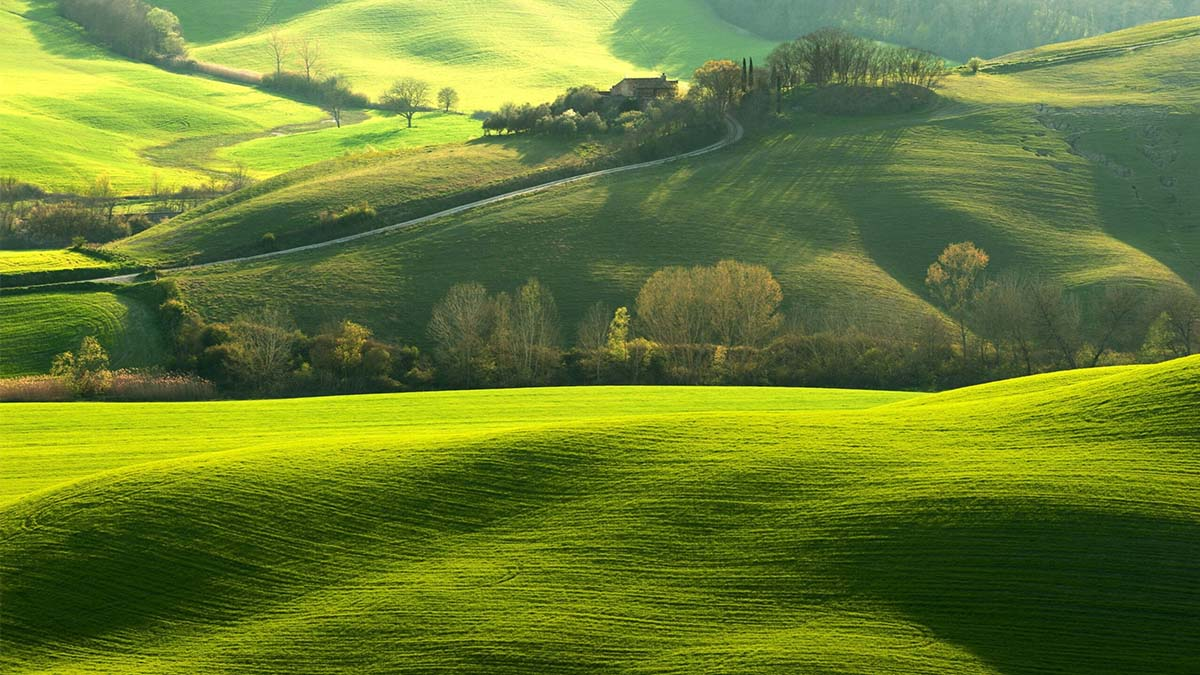
#> input picture src/input_images/bai3/input.jpg, 1200 x 675 px
$ jupyter execute resampling.ipynb   (shell and % lines are left out)
#> lines starting #> are read from the running program, lines starting #| are printed output that depends on the picture
[cell 1]
import cv2
import os
import matplotlib.pyplot as plt
import numpy as np

[cell 2]
img_path = 'input_images/bai3/input.jpg'
img = cv2.imread(img_path)
#> img is the input picture: shape (675, 1200, 3); mean B, G, R 49.8, 125, 105

if img is None:
    print(f"Lỗi: Không tìm thấy ảnh '{img_path}'. Hãy kiểm tra lại thư mục hiện tại.")
else:
    img_half = img[::2, ::2]
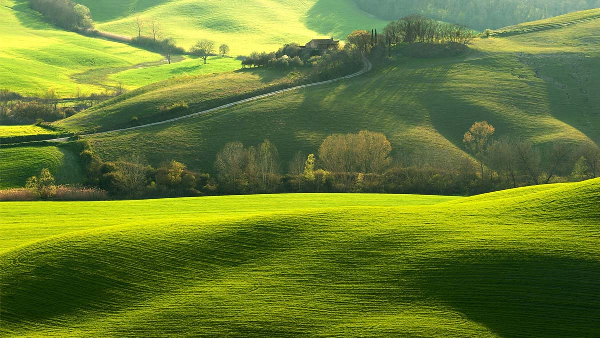
#> img_half: shape (338, 600, 3); mean B, G, R 49.9, 125, 105.1
    img_quarter = img[::4, ::4]
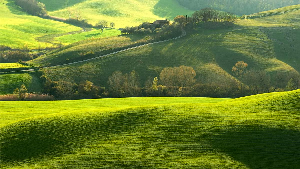
#> img_quarter: shape (169, 300, 3); mean B, G, R 50.2, 125.1, 105.2

    print("--- THÔNG TIN KÍCH THƯỚC (SHAPE) ---")
    print(f"Shape ảnh gốc : {img.shape}")
#| Shape ảnh gốc : (675, 1200, 3)
    print(f"Shape ảnh 1/2 : {img_half.shape}")
#| Shape ảnh 1/2 : (338, 600, 3)
    print(f"Shape ảnh 1/4 : {img_quarter.shape}")
#| Shape ảnh 1/4 : (169, 300, 3)

[cell 3]
if img is not None:
    out_half_path = 'output_images/bai3/output_half.jpg'
    out_quarter_path = 'output_images/bai3/output_quarter.jpg'

    cv2.imwrite(out_half_path, img_half)
    cv2.imwrite(out_quarter_path, img_quarter)

    size_original = os.path.getsize(img_path) / 1024.0
    size_half = os.path.getsize(out_half_path) / 1024.0
    size_quarter = os.path.getsize(out_quarter_path) / 1024.0

    print("--- SO SÁNH DUNG LƯỢNG FILE (KB) ---")
    print(f"Dung lượng ảnh gốc : {size_original:.2f} KB")
    print(f"Dung lượng ảnh 1/2 : {size_half:.2f} KB")
    print(f"Dung lượng ảnh 1/4 : {size_quarter:.2f} KB")

[cell 4]
if img is not None:

    img_rgb = cv2.cvtColor(img, cv2.COLOR_BGR2RGB)
    img_half_rgb = cv2.cvtColor(img_half, cv2.COLOR_BGR2RGB)
    img_quarter_rgb = cv2.cvtColor(img_quarter, cv2.COLOR_BGR2RGB)

    fig, axes = plt.subplots(1, 3, figsize=(15, 5))

    axes[0].imshow(img_rgb)
    axes[0].set_title(f'Ảnh Gốc\n{img.shape}')
    axes[0].axis('off')

    axes[1].imshow(img_half_rgb)
    axes[1].set_title(f'Ảnh 1/2\n{img_half.shape}')
    axes[1].axis('off')

    axes[2].imshow(img_quarter_rgb)
    axes[2].set_title(f'Ảnh 1/4\n{img_quarter.shape}')
    axes[2].axis('off')

    plt.tight_layout()
    plt.show()
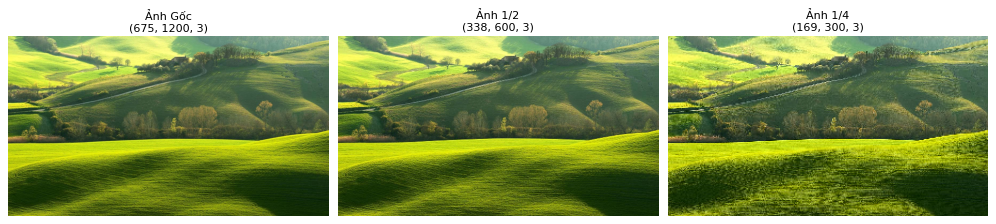
#> figure drawn by matplotlib, 3 panels
